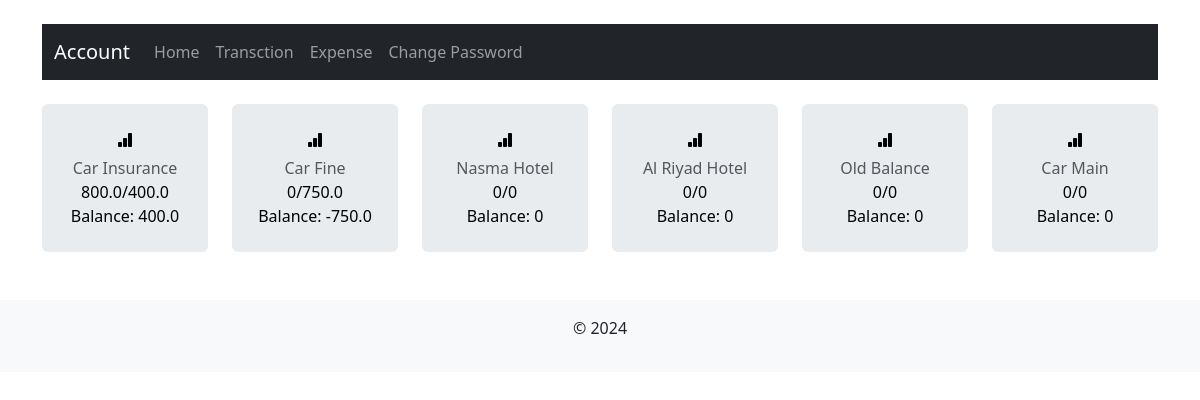
The page / (signed in) on the database its author committed.
### tables this page shows
CREATE TABLE expenses (
                id INTEGER PRIMARY KEY AUTOINCREMENT,
                expensetype TEXT NOT NULL,
                amount MONEY,
                paymenttype TEXT,
                descr TEXT
            , IsActive INT, entryby TEXT);

### app.py (the view)
@app.route('/')
def index():
    try:
        rec=0
        pay=0
        balance=0
        incr=0
        db = DatabaseManager('expense.db')
        expenses = db.fetch_expenses()
        rows, cols = len(expenses), 5
        array = [[0 for _ in range(cols)] for _ in range(rows)]
        for exp in expenses:
            exp_id = int(exp[0])
            trandisplay=db.fetch_homedisplay(exp_id)
            if trandisplay and len(trandisplay) > 0:
                pay = trandisplay[0][1] if len(trandisplay[0]) > 1 else 0
                rec = trandisplay[1][1] if len(trandisplay) > 1 and len(trandisplay[1]) > 1 else 0
            else:
                pay, rec = 0, 0
            balance=rec-pay
            array[incr][0]=exp[1]
            array[incr][1]=pay
            array[incr][2]=rec
            array[incr][3]=balance
            array[incr][4]=exp_id
            incr+=1
        for row in array:
            print(row)
        return render_template('index.html', arrdisplay=array)
    except Exception as e:
        print(f"Unexpected error: {e}")

### app.py (called while the page is built)
@app.before_request
def check_login():
    if 'username' not in session and request.endpoint != 'login':
        flash("Please log in first.", "warning")
        return redirect(url_for('login'))

### database_manager.py (called while the page is built)
    def fetch_expenses(self):
        self.cursor.execute('SELECT * FROM expenses where isactive = 1')
        return self.cursor.fetchall()

    def fetch_homedisplay(self, exptypeid):
        self.cursor.execute('''SELECT paymenttype, sum(amount) as amount
                        FROM expense_transaction
                        WHERE isactive = 1 AND expensetypeid = ?
                        GROUP BY paymenttype
                        ORDER BY paymenttype''', (exptypeid,))
        return self.cursor.fetchall()

### templates/index.html (shortened to what this page needs)
{% extends 'base.html' %}
{% block content %}
<ul class="row row-cols-3 row-cols-sm-4 row-cols-lg-6 row-cols-xl-8 list-unstyled list">
    {% for dis in arrdisplay %}
    <li class="col mb-4" data-name="bar-chart-fill" data-tags="chart graph analytics" data-categories="data">
        <a class="d-block text-body-emphasis text-decoration-none" href="/report?expid={{dis[4]}}">
            <div class="px-3 py-4 mb-2 bg-body-secondary text-center rounded">
                <i class="bi bi-bar-chart-fill"></i><br>
                <div class="name text-muted text-decoration-none text-center pt-1">{{dis[0]}}</div>
                <span>{{dis[2]}}/{{dis[1]}}</span><br>
                <span>Balance: {{dis[3]}}</span>
            </div>
        </a>
    </li>
    {% endfor %}
</ul>
{% endblock %}

### rows shown on the page
expenses: expensetype "Car Insurance", dis "800.0", dis "400.0"
expenses: expensetype "Car Fine", amount "0", dis "750.0", dis "-750.0"
expenses: expensetype "Nasma Hotel", amount "0"
expenses: expensetype "Al Riyad Hotel", amount "0"
expenses: expensetype "Old Balance", amount "0"
expenses: expensetype "Car Main", amount "0"
